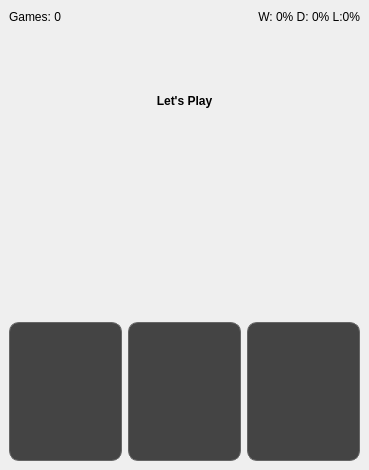
<?xml version="1.0" encoding="UTF-8"?>
<ui version="4.0">
 <class>MainWindow</class>
 <widget class="QMainWindow" name="MainWindow">
  <property name="geometry">
   <rect>
    <x>0</x>
    <y>0</y>
    <width>369</width>
    <height>470</height>
   </rect>
  </property>
  <property name="sizePolicy">
   <sizepolicy hsizetype="Preferred" vsizetype="Minimum">
    <horstretch>0</horstretch>
    <verstretch>0</verstretch>
   </sizepolicy>
  </property>
  <property name="windowTitle">
   <string>MainWindow</string>
  </property>
  <property name="autoFillBackground">
   <bool>true</bool>
  </property>
  <widget class="QWidget" name="centralwidget">
   <property name="sizePolicy">
    <sizepolicy hsizetype="Expanding" vsizetype="Expanding">
     <horstretch>0</horstretch>
     <verstretch>0</verstretch>
    </sizepolicy>
   </property>
   <layout class="QGridLayout" name="gridLayout_2">
    <item row="0" column="0">
     <layout class="QGridLayout" name="gridLayout" columnstretch="0,0,0">
      <item row="4" column="2">
       <widget class="QPushButton" name="button_scissors">
        <property name="sizePolicy">
         <sizepolicy hsizetype="Minimum" vsizetype="Preferred">
          <horstretch>0</horstretch>
          <verstretch>0</verstretch>
         </sizepolicy>
        </property>
        <property name="styleSheet">
         <string notr="true">QPushButton{
    image: url(:/assets/scissors.png);
    background-color:#444444;
    border-width: 1px;
    border-style: solid;
    border-color: #666666;
    border-radius: 10px;
}</string>
        </property>
        <property name="text">
         <string/>
        </property>
       </widget>
      </item>
      <item row="4" column="1">
       <widget class="QPushButton" name="button_paper">
        <property name="sizePolicy">
         <sizepolicy hsizetype="Minimum" vsizetype="Preferred">
          <horstretch>0</horstretch>
          <verstretch>0</verstretch>
         </sizepolicy>
        </property>
        <property name="styleSheet">
         <string notr="true">QPushButton{
    image: url(:/assets/paper.png);
    background-color:#444444;
    border-width: 1px;
    border-style: solid;
    border-color: #666666;
    border-radius: 10px
}</string>
        </property>
        <property name="text">
         <string/>
        </property>
       </widget>
      </item>
      <item row="2" column="0" colspan="3">
       <widget class="QLabel" name="cpu_display">
        <property name="styleSheet">
         <string notr="true">QLabel{
    font: 32pt &quot;Ubuntu Sans&quot;;
    font-weight: bold;
}

QLabel[choice=rock]{
    image: url(:/assets/rock.png);
}

QLabel[choice=paper]{
    image: url(:/assets/paper.png);
}

QLabel[choice=scissors]{
    image: url(:/assets/scissors.png);
}</string>
        </property>
        <property name="text">
         <string>Let's Play</string>
        </property>
        <property name="alignment">
         <set>Qt::AlignmentFlag::AlignCenter</set>
        </property>
       </widget>
      </item>
      <item row="4" column="0">
       <widget class="QPushButton" name="button_rock">
        <property name="sizePolicy">
         <sizepolicy hsizetype="Minimum" vsizetype="Preferred">
          <horstretch>0</horstretch>
          <verstretch>0</verstretch>
         </sizepolicy>
        </property>
        <property name="styleSheet">
         <string notr="true">QPushButton{
    image: url(:/assets/rock.png);
    background-color:#444444;
    border-width: 1px;
    border-style: solid;
    border-color: #666666;
    border-radius: 10px;
}</string>
        </property>
        <property name="text">
         <string/>
        </property>
       </widget>
      </item>
      <item row="3" column="0" colspan="3">
       <widget class="QLabel" name="display">
        <property name="sizePolicy">
         <sizepolicy hsizetype="Preferred" vsizetype="Preferred">
          <horstretch>0</horstretch>
          <verstretch>0</verstretch>
         </sizepolicy>
        </property>
        <property name="font">
         <font>
          <family>Ubuntu Sans</family>
          <pointsize>32</pointsize>
          <italic>false</italic>
          <bold>true</bold>
         </font>
        </property>
        <property name="styleSheet">
         <string notr="true">QLabel{
    font: 1000 32pt &quot;Ubuntu Sans&quot;;
    font-weight: bold;
}

QLabel[result=draw]{
}

QLabel[result=win]{
	color:green
}

QLabel[result=lose]{
	color:red
}</string>
        </property>
        <property name="text">
         <string/>
        </property>
        <property name="alignment">
         <set>Qt::AlignmentFlag::AlignCenter</set>
        </property>
        <property name="result" stdset="0">
         <string>draw</string>
        </property>
       </widget>
      </item>
      <item row="1" column="2">
       <widget class="QLabel" name="score">
        <property name="sizePolicy">
         <sizepolicy hsizetype="Preferred" vsizetype="Minimum">
          <horstretch>0</horstretch>
          <verstretch>0</verstretch>
         </sizepolicy>
        </property>
        <property name="maximumSize">
         <size>
          <width>16777215</width>
          <height>16</height>
         </size>
        </property>
        <property name="text">
         <string>W: 0% D: 0% L:0%</string>
        </property>
        <property name="alignment">
         <set>Qt::AlignmentFlag::AlignRight|Qt::AlignmentFlag::AlignTrailing|Qt::AlignmentFlag::AlignVCenter</set>
        </property>
       </widget>
      </item>
      <item row="1" column="0">
       <widget class="QLabel" name="total_games">
        <property name="text">
         <string>Games: 0</string>
        </property>
       </widget>
      </item>
     </layout>
    </item>
   </layout>
  </widget>
 </widget>
 <resources/>
 <connections/>
</ui>
